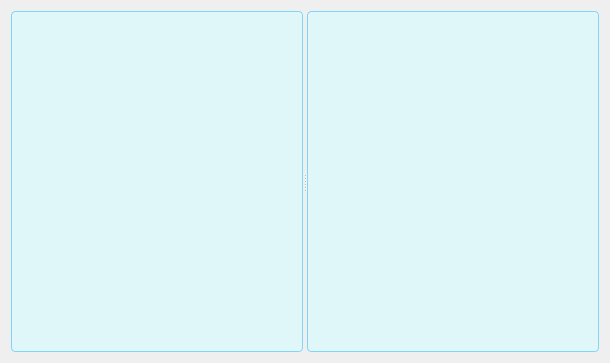
<?xml version="1.0" encoding="UTF-8"?>
<ui version="4.0">
 <class>MainSideBar</class>
 <widget class="QWidget" name="MainSideBar">
  <property name="geometry">
   <rect>
    <x>0</x>
    <y>0</y>
    <width>610</width>
    <height>363</height>
   </rect>
  </property>
  <property name="windowTitle">
   <string>Form</string>
  </property>
  <property name="styleSheet">
   <string notr="true">/* QTextBrowser 浅蓝色主题 */
QTextBrowser {
    background-color: #e0f7fa;     /* 浅蓝色背景 */
    color: #004d40;                /* 深色文字 */
    border: 1px solid #81d4fa;     /* 边框 */
    border-radius: 4px;
    padding: 4px;
}

/* QPlainTextEdit 浅蓝色主题 */
QPlainTextEdit {
    background-color: #e0f7fa;     /* 浅蓝色背景 */
    color: #004d40;                /* 深色文字 */
    border: 1px solid #81d4fa;     /* 边框 */
    border-radius: 4px;
    padding: 4px;
}
</string>
  </property>
  <layout class="QGridLayout" name="gridLayout">
   <item row="0" column="0">
    <widget class="QSplitter" name="splitter">
     <property name="orientation">
      <enum>Qt::Orientation::Horizontal</enum>
     </property>
     <widget class="QPlainTextEdit" name="rawTextEditor"/>
     <widget class="QTextBrowser" name="makrdown_shower"/>
    </widget>
   </item>
  </layout>
 </widget>
 <resources/>
 <connections/>
</ui>
